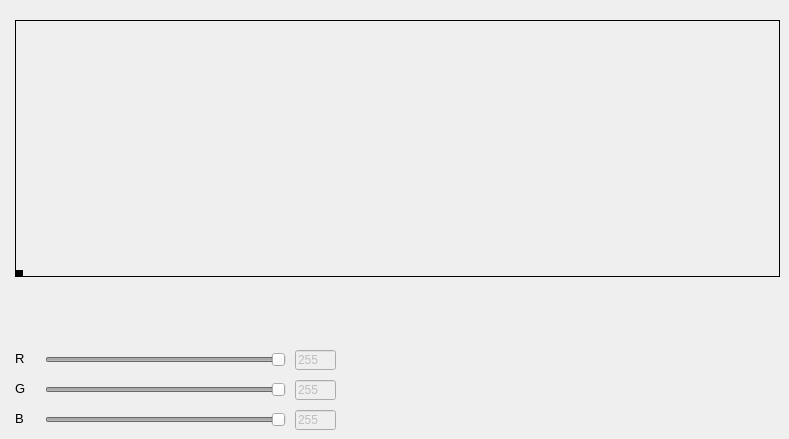
    <widget class="QWidget" name="fixedcolor">
     <attribute name="title">
      <string>Fixed Color</string>
     </attribute>
     <widget class="QLineEdit" name="lineEdit_R">
      <property name="enabled">
       <bool>false</bool>
      </property>
      <property name="geometry">
       <rect>
        <x>295</x>
        <y>350</y>
        <width>41</width>
        <height>20</height>
       </rect>
      </property>
      <property name="text">
       <string>255</string>
      </property>
     </widget>
     <widget class="QSlider" name="horizontalSlider_B">
      <property name="enabled">
       <bool>false</bool>
      </property>
      <property name="geometry">
       <rect>
        <x>45</x>
        <y>410</y>
        <width>241</width>
        <height>19</height>
       </rect>
      </property>
      <property name="maximum">
       <number>255</number>
      </property>
      <property name="value">
       <number>255</number>
      </property>
      <property name="orientation">
       <enum>Qt::Horizontal</enum>
      </property>
     </widget>
     <widget class="QLineEdit" name="lineEdit_B">
      <property name="enabled">
       <bool>false</bool>
      </property>
      <property name="geometry">
       <rect>
        <x>295</x>
        <y>410</y>
        <width>41</width>
        <height>20</height>
       </rect>
      </property>
      <property name="text">
       <string>255</string>
      </property>
     </widget>
     <widget class="QSlider" name="horizontalSlider_G">
      <property name="enabled">
       <bool>false</bool>
      </property>
      <property name="geometry">
       <rect>
        <x>45</x>
        <y>380</y>
        <width>241</width>
        <height>19</height>
       </rect>
      </property>
      <property name="maximum">
       <number>255</number>
      </property>
      <property name="value">
       <number>255</number>
      </property>
      <property name="orientation">
       <enum>Qt::Horizontal</enum>
      </property>
     </widget>
     <widget class="QSlider" name="horizontalSlider_R">
      <property name="enabled">
       <bool>false</bool>
      </property>
      <property name="geometry">
       <rect>
        <x>45</x>
        <y>350</y>
        <width>241</width>
        <height>19</height>
       </rect>
      </property>
      <property name="maximum">
       <number>255</number>
      </property>
      <property name="value">
       <number>255</number>
      </property>
      <property name="orientation">
       <enum>Qt::Horizontal</enum>
      </property>
     </widget>
     <widget class="QLabel" name="label_31">
      <property name="geometry">
       <rect>
        <x>15</x>
        <y>350</y>
        <width>16</width>
        <height>16</height>
       </rect>
      </property>
      <property name="font">
       <font>
        <pointsize>10</pointsize>
       </font>
      </property>
      <property name="text">
       <string>R</string>
      </property>
     </widget>
     <widget class="QLabel" name="label_32">
      <property name="geometry">
       <rect>
        <x>15</x>
        <y>380</y>
        <width>16</width>
        <height>16</height>
       </rect>
      </property>
      <property name="font">
       <font>
        <pointsize>10</pointsize>
       </font>
      </property>
      <property name="text">
       <string>G</string>
      </property>
     </widget>
     <widget class="QLineEdit" name="lineEdit_G">
      <property name="enabled">
       <bool>false</bool>
      </property>
      <property name="geometry">
       <rect>
        <x>295</x>
        <y>380</y>
        <width>41</width>
        <height>20</height>
       </rect>
      </property>
      <property name="text">
       <string>255</string>
      </property>
     </widget>
     <widget class="QLabel" name="label_33">
      <property name="geometry">
       <rect>
        <x>15</x>
        <y>410</y>
        <width>16</width>
        <height>16</height>
       </rect>
      </property>
      <property name="font">
       <font>
        <pointsize>10</pointsize>
       </font>
      </property>
      <property name="text">
       <string>B</string>
      </property>
     </widget>
     <widget class="QFrame" name="hueView">
      <property name="geometry">
       <rect>
        <x>15</x>
        <y>20</y>
        <width>765</width>
        <height>257</height>
       </rect>
      </property>
      <property name="cursor">
       <cursorShape>PointingHandCursor</cursorShape>
      </property>
      <property name="mouseTracking">
       <bool>true</bool>
      </property>
      <property name="styleSheet">
       <string notr="true">image: url(:/HueView/GAMUT.PNG);</string>
      </property>
      <property name="frameShape">
       <enum>QFrame::Box</enum>
      </property>
      <property name="frameShadow">
       <enum>QFrame::Plain</enum>
      </property>
      <property name="lineWidth">
       <number>1</number>
      </property>
      <widget class="QLabel" name="label_cursur">
       <property name="geometry">
        <rect>
         <x>0</x>
         <y>250</y>
         <width>8</width>
         <height>8</height>
        </rect>
       </property>
       <property name="styleSheet">
        <string notr="true">background-color: rgb(0, 0, 0);
image: url(:/logo/CK.ico);
</string>
       </property>
       <property name="frameShape">
        <enum>QFrame::Box</enum>
       </property>
       <property name="lineWidth">
        <number>2</number>
       </property>
       <property name="text">
        <string/>
       </property>
      </widget>
     </widget>
    </widget>
